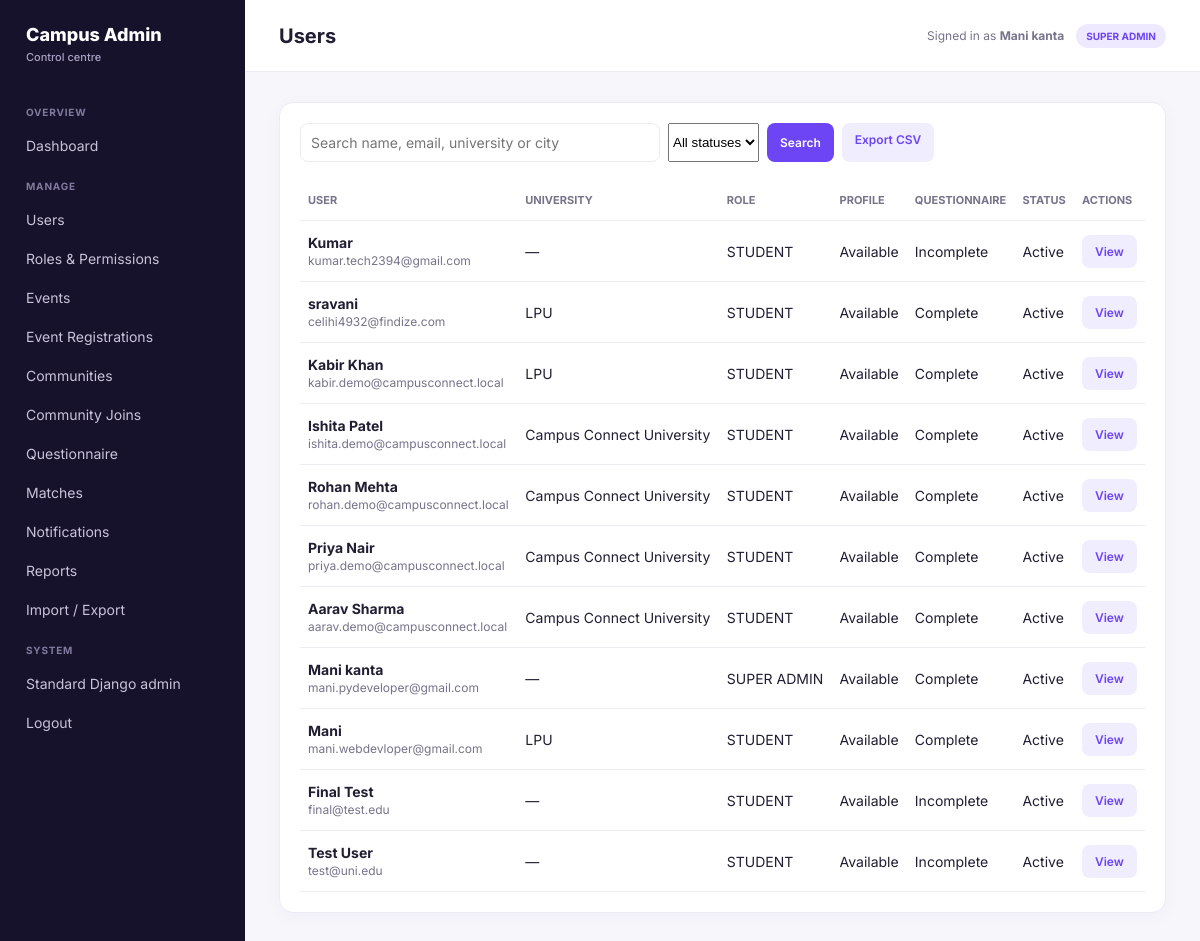
Page /admin-dashboard/users/ (signed in) on the earlier database version.
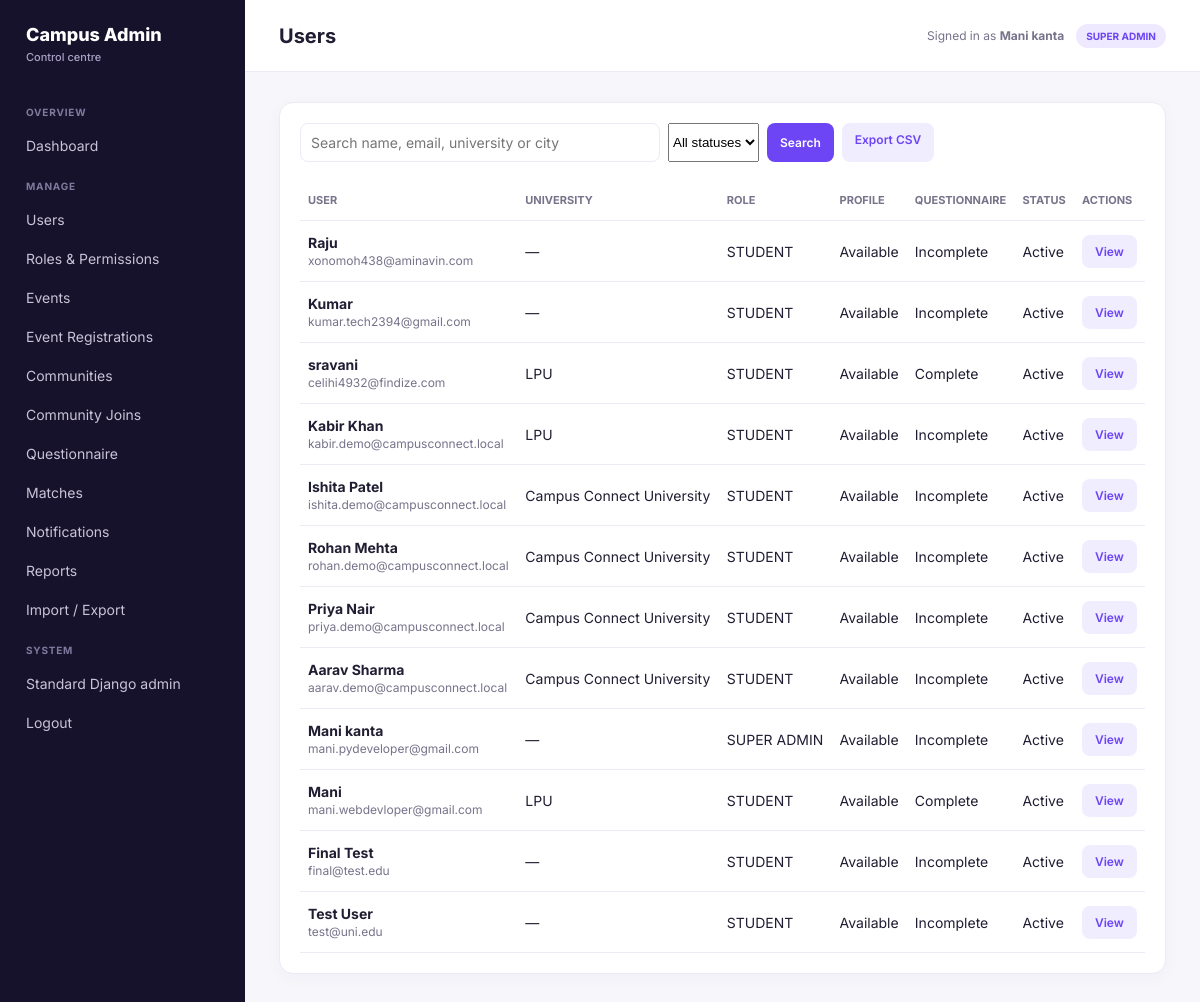
Same page on the later database version.
### accounts/models.py (models this page shows, shortened)
class User(AbstractUser):
    id = models.UUIDField(primary_key=True, default=uuid.uuid4, editable=False)
    username = None  # Not used; authentication via email
    email = models.EmailField('Email Address', unique=True)
    first_name = models.CharField('First Name', max_length=150, blank=True)
    last_name = models.CharField('Last Name', max_length=150, blank=True)
    is_verified = models.BooleanField('Verified', default=False)
    created_at = models.DateTimeField(auto_now_add=True)
    updated_at = models.DateTimeField(auto_now=True)
    USERNAME_FIELD = 'email'
    REQUIRED_FIELDS = ['first_name', 'last_name']
    objects = UserManager()
    class Meta:
        db_table = 'accounts_user'
        ordering = ['-created_at']

### profiles/models.py (models this page shows, shortened)
class Profile(models.Model):
    id = models.UUIDField(primary_key=True, default=uuid.uuid4, editable=False)
    user = models.OneToOneField(settings.AUTH_USER_MODEL, on_delete=models.CASCADE, related_name='profile')
    university = models.CharField(max_length=200, blank=True)
    major = models.CharField(max_length=200, blank=True)
    year = models.CharField(max_length=50, blank=True)
    age = models.PositiveSmallIntegerField(null=True, blank=True)
    city = models.CharField(max_length=100, blank=True)
    gender = models.CharField(max_length=40, blank=True)
    languages = models.CharField(max_length=300, blank=True)
    bio = models.TextField(blank=True, max_length=500)
    interests = models.CharField(max_length=300, blank=True)
    photo = models.ImageField(upload_to='profiles/', blank=True, null=True)
    is_public = models.BooleanField(default=True)
    questionnaire_completed = models.BooleanField(default=False)
    created_at = models.DateTimeField(auto_now_add=True)
    updated_at = models.DateTimeField(auto_now=True)
    class Meta:
        db_table = 'profiles_profile'

### admin_dashboard/views.py (the view)
# urls.py: path('users/', views.users, name='users'),
@dashboard_access
def users(request):
    queryset = User.objects.select_related('profile').prefetch_related('groups').order_by('-created_at')
    term = request.GET.get('q', '').strip()
    if term:
        queryset = queryset.filter(
            Q(first_name__icontains=term) | Q(last_name__icontains=term) |
            Q(email__icontains=term) | Q(profile__university__icontains=term) |
            Q(profile__city__icontains=term)
        )
    status = request.GET.get('status')
    if status == 'active':
        queryset = queryset.filter(is_active=True)
    elif status == 'inactive':
        queryset = queryset.filter(is_active=False)
    page = Paginator(queryset, 20).get_page(request.GET.get('page'))
    return render(request, 'admin_dashboard/users.html', _context(request, page=page, query=term))

### admin_dashboard/permissions.py (called while the page is built)
def dashboard_access(view):
    @wraps(view)
    def wrapped(request, *args, **kwargs):
        if not request.user.is_authenticated or not request.user.is_staff:
            raise PermissionDenied
        return view(request, *args, **kwargs)
    return wrapped

### admin_dashboard/views.py (called while the page is built)
def _role(user):
    if user.is_superuser:
        return 'SUPER ADMIN'
    return user.groups.values_list('name', flat=True).first() or ('ADMIN' if user.is_staff else 'STUDENT')

def _context(request, **extra):
    return {'admin_role': _role(request.user), **extra}

### templates/admin_dashboard/users.html
{% extends "admin_dashboard/base.html" %}{% block title %}Users{% endblock %}{% block heading %}Users{% endblock %}{% block content %}
<div class="panel"><form class="search"><input name="q" value="{{ query }}" placeholder="Search name, email, university or city"><select name="status"><option value="">All statuses</option><option value="active">Active</option><option value="inactive">Inactive</option></select><button class="btn">Search</button><a class="btn secondary" href="{% url 'admin_dashboard:export_users' %}">Export CSV</a></form><div class="table-wrap"><table class="table"><tr><th>User</th><th>University</th><th>Role</th><th>Profile</th><th>Questionnaire</th><th>Status</th><th>Actions</th></tr>{% for user in page %}<tr><td><strong>{{ user.get_full_name|default:user.email }}</strong><br><span class="muted">{{ user.email }}</span></td><td>{{ user.profile.university|default:"—" }}</td><td>{% if user.is_superuser %}SUPER ADMIN{% elif user.is_staff %}ADMIN{% else %}STUDENT{% endif %}</td><td>{{ user.profile|yesno:"Available,Missing" }}</td><td>{{ user.profile.questionnaire_completed|yesno:"Complete,Incomplete" }}</td><td>{{ user.is_active|yesno:"Active,Inactive" }}</td><td><a class="btn secondary" href="{% url 'admin_dashboard:user_detail' user.id %}">View</a></td></tr>{% endfor %}</table></div>{% if page.has_other_pages %}<p class="muted">Page {{ page.number }} of {{ page.paginator.num_pages }} · <a href="?q={{ query }}&page={{ page.next_page_number }}">Next</a></p>{% endif %}</div>
{% endblock %}

### templates/admin_dashboard/base.html (shortened to what this page needs)
<!doctype html>
<html lang="en">
<head>
</head>
<body>
<div class="layout">
  <aside class="sidebar">
    <div class="brand">Campus Admin<small>Control centre</small></div>
    <nav class="nav">
      <div class="nav-title">Overview</div><a href="{% url 'admin_dashboard:dashboard' %}">Dashboard</a>
      <div class="nav-title">Manage</div><a href="{% url 'admin_dashboard:users' %}">Users</a><a href="{% url 'admin_dashboard:roles' %}">Roles & Permissions</a><a href="{% url 'admin_dashboard:events' %}">Events</a><a href="{% url 'admin_dashboard:event_registrations' %}">Event Registrations</a><a href="{% url 'admin_dashboard:communities' %}">Communities</a><a href="{% url 'admin_dashboard:community_joins' %}">Community Joins</a><a href="{% url 'admin_dashboard:questionnaire' %}">Questionnaire</a><a href="{% url 'admin_dashboard:matches' %}">Matches</a><a href="{% url 'admin_dashboard:notifications' %}">Notifications</a><a href="{% url 'admin_dashboard:reports' %}">Reports</a><a href="{% url 'admin_dashboard:questionnaire_import_export' %}">Import / Export</a>
      <div class="nav-title">System</div><a href="/admin/">Standard Django admin</a><form method="post" action="{% url 'logout' %}">{% csrf_token %}<button style="display:block;width:100%;text-align:left;background:none;border:0;color:#c8c3d8;padding:10px 12px;border-radius:9px;font:inherit;cursor:pointer">Logout</button></form>
    </nav>
  </aside>
  <main class="main">
    <header class="topbar"><h1>{% block heading %}Dashboard{% endblock %}</h1><div class="identity"><span>Signed in as <strong>{{ request.user.get_full_name|default:request.user.email }}</strong></span><b class="badge">{{ admin_role }}</b></div></header>
    <section class="content">
      {% block content %}{% endblock %}
    </section>
  </main>
</div>
</body>
</html>

### templates/admin_dashboard/base.html (style rules this page uses)
:root { --purple:#6d45f5;--dark:#17122b;--muted:#77738a;--line:#eceaf4;--bg:#f7f6fb }
* { box-sizing:border-box }
body { margin:0;background:var(--bg);color:#211d32;font:14px Inter,system-ui,sans-serif }
.layout { display:flex;min-height:100vh }
.sidebar { width:245px;background:var(--dark);color:#fff;padding:24px 14px;flex-shrink:0 }
.brand { font-size:18px;font-weight:800;padding:0 12px 28px }
.brand small { display:block;color:#aaa2c4;font-size:11px;font-weight:500;margin-top:5px }
.nav-title { color:#817a9e;text-transform:uppercase;font-size:10px;font-weight:700;padding:14px 12px 7px;letter-spacing:.08em }
.nav a { display:block;color:#c8c3d8;text-decoration:none;padding:10px 12px;border-radius:9px;margin:2px 0 }
.main { flex:1;min-width:0 }
.topbar { height:72px;background:#fff;border-bottom:1px solid var(--line);display:flex;align-items:center;justify-content:space-between;padding:0 34px }
.topbar h1 { font-size:20px;margin:0 }
.identity { display:flex;align-items:center;gap:12px;color:var(--muted);font-size:12px }
.badge { background:#eee9ff;color:var(--purple);border-radius:99px;padding:6px 10px;font-weight:700;font-size:10px }
.content { padding:30px 34px;max-width:1400px }
.stat,.panel { background:#fff;border:1px solid var(--line);border-radius:14px;padding:20px;box-shadow:0 4px 18px #2c205408 }
.muted { color:var(--muted);font-size:12px }
.table-wrap { overflow:auto }
.table { width:100%;border-collapse:collapse }
.table th,.table td { text-align:left;border-bottom:1px solid var(--line);padding:13px 8px;white-space:nowrap }
.table th { font-size:11px;color:var(--muted);text-transform:uppercase }
.btn { display:inline-block;border:0;border-radius:8px;background:var(--purple);color:#fff;padding:9px 13px;text-decoration:none;font:600 12px Inter;cursor:pointer }
.btn.secondary { background:#f0edff;color:var(--purple) }
.search { display:flex;gap:8px;margin-bottom:18px }
.search input,.field input,.field textarea,.field select { border:1px solid var(--line);border-radius:8px;padding:10px;font:inherit;width:100% }
.search input { max-width:360px }

Differences in the rows shown:
changed User "Mani kanta": profile.questionnaire_completed "Complete" → "Incomplete"
added User: get_full_name "Raju", email "xonomoh438@aminavin.com", profile.university "—", is_superuser "STUDENT", profile "Available", profile.questionnaire_completed "Incomplete", is_active "Active"
changed through a linked row, User "Kabir Khan": profile.questionnaire_completed "Complete" → "Incomplete"
changed through a linked row, User "Ishita Patel": profile.questionnaire_completed "Complete" → "Incomplete"
changed through a linked row, User "Rohan Mehta": profile.questionnaire_completed "Complete" → "Incomplete"
changed through a linked row, User "Priya Nair": profile.questionnaire_completed "Complete" → "Incomplete"
changed through a linked row, User "Aarav Sharma": profile.questionnaire_completed "Complete" → "Incomplete"
